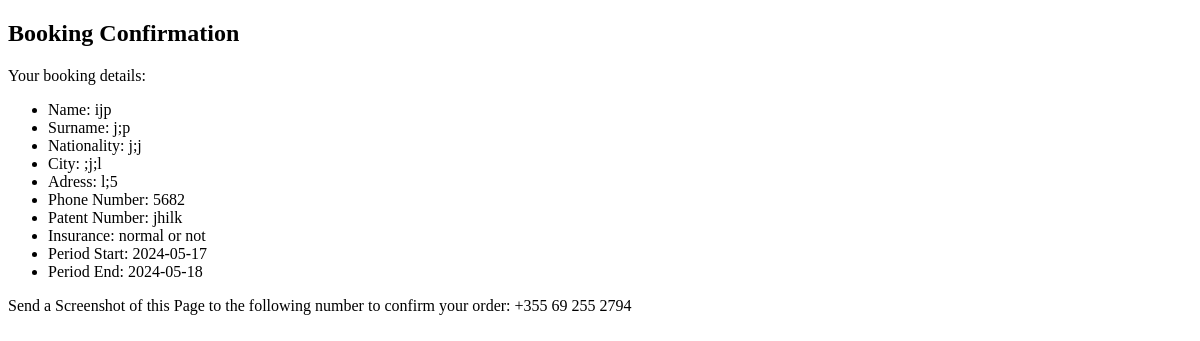
Before: /bookings/booking/confirmation/ with the older database file.
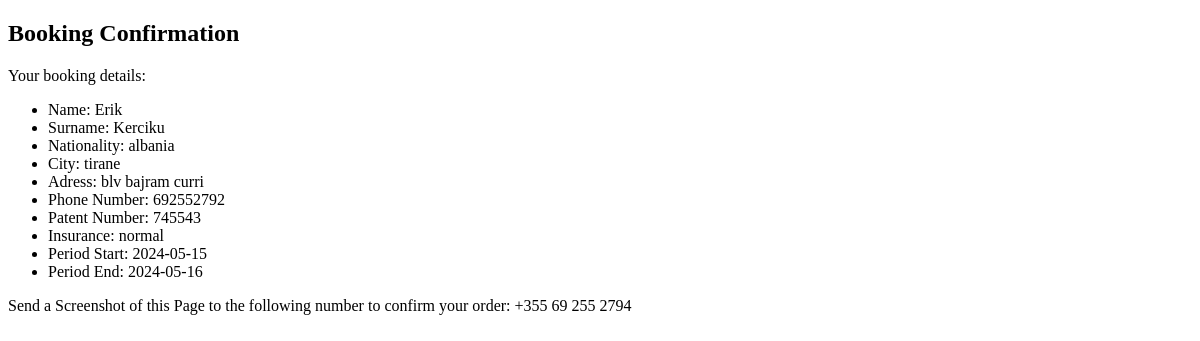
After: the same page with the newer database file.
### bookings/models.py (models this page shows, shortened)
class Booking(models.Model):
    car = models.ForeignKey(Car, on_delete=models.CASCADE, null=True, blank=True)
    name = models.CharField(max_length=100)
    surname = models.CharField(max_length=100)
    nationality = models.CharField(max_length=100)
    city = models.CharField(max_length=100)
    address = models.CharField(max_length=200)
    phone_number = models.CharField(max_length=20)
    patent_number = models.CharField(max_length=50)
    insurance = models.CharField(max_length=50, default='normal or not')
    period_start = models.DateField()
    period_end = models.DateField()
    payment_status = models.BooleanField(default=False)

### bookings/views.py (the view)
# urls.py: path('booking/confirmation/', views.booking_confirmation, name='booking_confirmation'),
def booking_confirmation(request):
    try:
        latest_booking = Booking.objects.latest('id')
    except Booking.DoesNotExist:
        latest_booking = None
        messages.error(request, "No bookings found.")
        return redirect('booking_form')  # Redirect back to booking form if no bookings found
    return render(request, 'bookings/booking_confirmation.html', {'booking': latest_booking})

### bookings/templates/bookings/booking_confirmation.html (shortened to what this page needs)
<!DOCTYPE html>
<html lang="en">
<head>
</head>
<body>
    <div class="container">
        <h2 class="text-center mb-4">Booking Confirmation</h2>
        <p>Your booking details:</p>
        <ul>
            <li>Name: {{ booking.name }}</li>
            <li>Surname: {{ booking.surname }}</li>
            <li>Nationality: {{ booking.nationality }}</li>
            <li>City: {{ booking.city }}</li>
            <li>Adress: {{ booking.address }}</li>
            <li>Phone Number: {{ booking.phone_number }}</li>
            <li>Patent Number: {{ booking.patent_number }}</li>
            <li>Insurance: {{ booking.insurance }}</li>
            <li>Period Start: {{ booking.period_start }}</li>
            <li>Period End: {{ booking.period_end }}</li>
        </ul>
        <p>Send a Screenshot of this Page to the following number to confirm your order: +355 69 255 2794</p>
    </div>
</body>
</html>

Changed rows visible on the page:
no longer on this page (row unchanged): Booking: name "ijp", surname "j;p", nationality "j;j", city ";j;l", address "l;5", phone_number "5682", patent_number "jhilk", insurance "normal or not", period_start "2024-05-17", period_end "2024-05-18"
added Booking: name "Erik", surname "Kerciku", nationality "albania", city "tirane", address "blv bajram curri", phone_number "692552792", patent_number "745543", insurance "normal", period_start "2024-05-15", period_end "2024-05-16"
